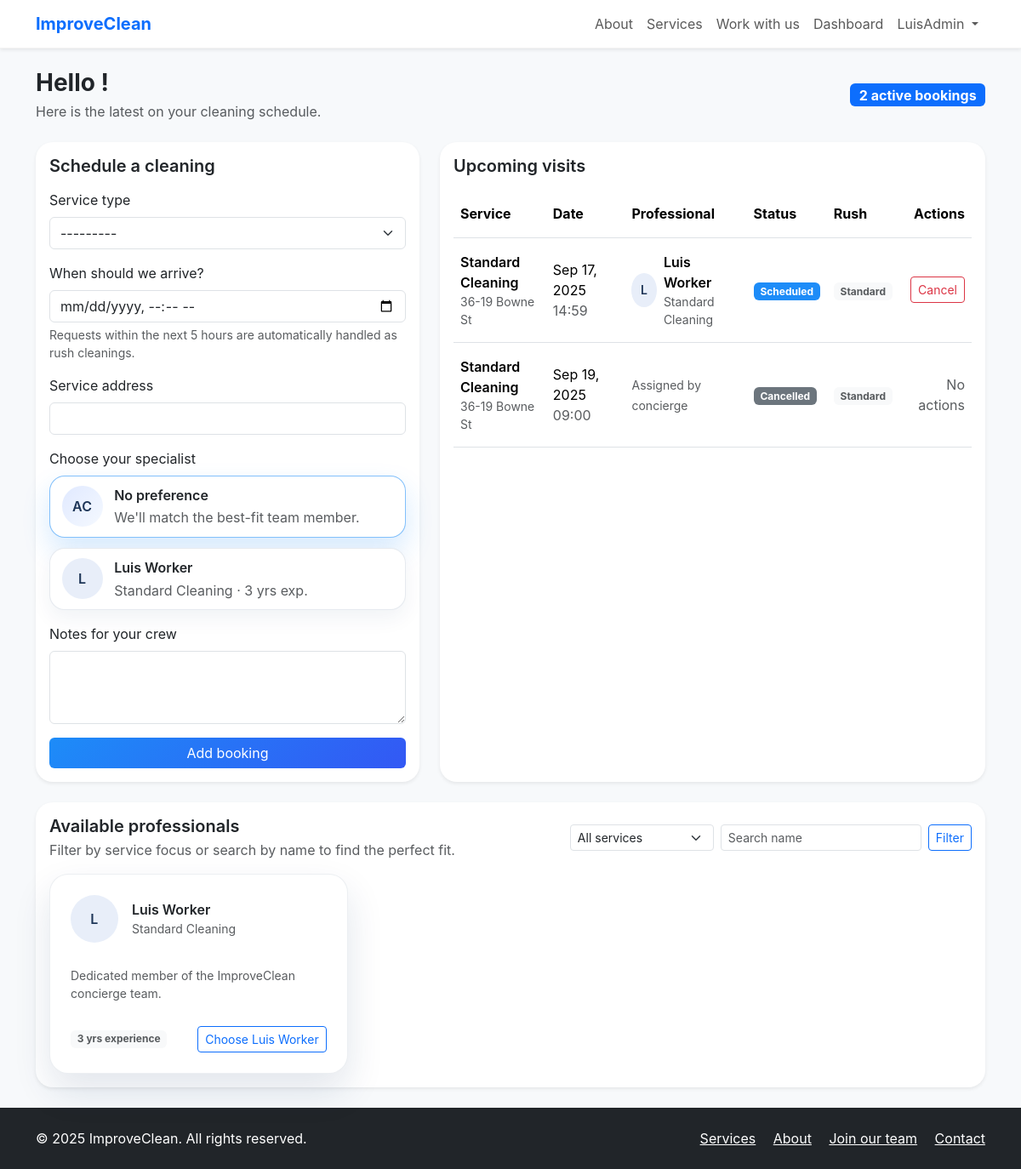
The page /dashboard/ (signed in) on the database its author committed.
### scheduler/models.py (models this page shows, shortened)
class Worker(models.Model):
    name = models.CharField(max_length=120)
    headline = models.CharField(max_length=150, blank=True)
    service_focus = models.CharField(max_length=50, choices=SERVICE_CHOICES)
    experience_years = models.PositiveIntegerField(default=1)
    photo_url = models.URLField(blank=True)
    bio = models.TextField(blank=True)
    contact_email = models.EmailField(blank=True)
    phone_number = models.CharField(max_length=30, blank=True)
    is_active = models.BooleanField(default=True)
    class Meta:
        ordering = ["name"]

class Booking(models.Model):
    STATUS_CHOICES = [
        ("scheduled", "Scheduled"),
        ("in_progress", "In Progress"),
        ("completed", "Completed"),
        ("cancelled", "Cancelled"),
    ]
    WORKER_RESPONSE_CHOICES = [
        ("pending", "Awaiting Response"),
        ("accepted", "Accepted"),
        ("declined", "Declined"),
    ]
    user = models.ForeignKey(
        settings.AUTH_USER_MODEL,
        on_delete=models.CASCADE,
        related_name="bookings",
    )
    service_type = models.CharField(max_length=50, choices=SERVICE_CHOICES)
    scheduled_for = models.DateTimeField()
    address = models.CharField(max_length=255)
    notes = models.TextField(blank=True)
    worker = models.ForeignKey(
        "Worker",
        on_delete=models.SET_NULL,
        related_name="bookings",
        null=True,
        blank=True,
    )
    rush_cleaning = models.BooleanField(default=False)
    status = models.CharField(
        max_length=20, choices=STATUS_CHOICES, default="scheduled"
    )
    worker_response = models.CharField(
        max_length=20, choices=WORKER_RESPONSE_CHOICES, default="pending"
    )
    created_at = models.DateTimeField(auto_now_add=True)
    class Meta:
        ordering = ["scheduled_for"]

### scheduler/views.py (the view, shortened to what this page needs)
# urls.py: path("dashboard/", DashboardView.as_view(), name="dashboard"),
class DashboardView(LoginRequiredMixin, TemplateView):
    template_name = "scheduler/dashboard.html"
    def get_context_data(self, **kwargs):
        context = super().get_context_data(**kwargs)
        bookings = (
            self.request.user.bookings.select_related("worker").all()
        )
        context["bookings"] = bookings
        form = kwargs.get("form") or BookingForm()
        context["form"] = form
        selected_worker_id = form["worker"].value()
        service_focus = self.request.GET.get("team_service")
        search_query = self.request.GET.get("team_search", "").strip()
        workers = Worker.objects.filter(is_active=True)
        if service_focus:
            workers = workers.filter(service_focus=service_focus)
        if search_query:
            workers = workers.filter(name__icontains=search_query)
        if selected_worker_id:
            workers = workers | Worker.objects.filter(pk=selected_worker_id)
        workers = workers.distinct().order_by("name")
        context.update(
            {
                "workers": workers,
                "team_service": service_focus or "",
                "team_search": search_query,
                "service_choices": SERVICE_CHOICES,
                "selected_worker_id": selected_worker_id,
                "rush_threshold_hours": 5,
            }
        )
        return context

### scheduler/templates/scheduler/dashboard.html (shortened to what this page needs)
{% extends "base.html" %}
{% block content %}
<div class="row g-4">
  <div class="col-12">
    <div class="d-flex flex-column flex-md-row justify-content-between align-items-md-center">
      <div>
        <h1 class="h3 fw-bold mb-1">Hello {{ request.user.first_name }}!</h1>
        <p class="text-muted mb-0">Here is the latest on your cleaning schedule.</p>
      </div>
      <div class="mt-3 mt-md-0">
        <span class="badge bg-primary fs-6">{{ bookings.count }} active bookings</span>
      </div>
    </div>
  </div>
  <div class="col-lg-5">
    <div class="card shadow-sm border-0 h-100">
      <div class="card-body">
        <h2 class="h5 fw-semibold mb-3">Schedule a cleaning</h2>
        <form method="post" class="booking-form">
          <div class="mb-3">
            <label class="form-label" for="{{ form.service_type.id_for_label }}">Service type</label>
            {{ form.service_type }}
          </div>
          <div class="mb-3">
            <label class="form-label" for="{{ form.scheduled_for.id_for_label }}">When should we arrive?</label>
            {{ form.scheduled_for }}
            <div class="form-text">Requests within the next {{ rush_threshold_hours }} hours are automatically handled as rush cleanings.</div>
          </div>
          <div class="mb-3">
            <label class="form-label" for="{{ form.address.id_for_label }}">Service address</label>
            {{ form.address }}
          </div>
          <div class="mb-3">
            <label class="form-label d-block">Choose your specialist</label>
            <div class="worker-selector">
              <label class="worker-option{% if not selected_worker_id %} is-selected{% endif %}">
                <span class="worker-avatar no-photo">AC</span>
                <span class="worker-meta">
                  <span class="worker-name">No preference</span>
                  <span class="worker-role text-muted">We'll match the best-fit team member.</span>
                </span>
              </label>
              {% for worker in workers %}
              <label class="worker-option{% if worker.id|stringformat:"s" == selected_worker_id|stringformat:"s" %} is-selected{% endif %}" data-worker-id="{{ worker.id }}">
                <span class="worker-avatar" style="{% if worker.photo_url %}background-image: url('{{ worker.photo_url }}');{% endif %}">
                  {% if not worker.photo_url %}{{ worker.name|first }}{% endif %}
                </span>
                <span class="worker-meta">
                  <span class="worker-name">{{ worker.name }}</span>
                  <span class="worker-role text-muted">{{ worker.get_service_focus_display }} · {{ worker.experience_years }} yrs exp.</span>
                </span>
              </label>
              {% empty %}
              <p class="text-muted small mb-0">No professionals match your current filters. Adjust the filters below to see more options.</p>
              {% endfor %}
            </div>
          </div>
          <div class="mb-3">
            <label class="form-label" for="{{ form.notes.id_for_label }}">Notes for your crew</label>
            {{ form.notes }}
          </div>
          <div class="d-grid">
            <button class="btn btn-primary" type="submit">Add booking</button>
          </div>
        </form>
      </div>
    </div>
  </div>
  <div class="col-lg-7">
    <div class="card shadow-sm border-0 h-100">
      <div class="card-body">
        <h2 class="h5 fw-semibold mb-3">Upcoming visits</h2>
        {% if bookings %}
        <div class="table-responsive">
          <table class="table align-middle">
            <thead>
              <tr>
                <th scope="col">Service</th>
                <th scope="col">Date</th>
                <th scope="col">Professional</th>
                <th scope="col">Status</th>
                <th scope="col">Rush</th>
                <th scope="col" class="text-end">Actions</th>
              </tr>
            </thead>
            <tbody>
              {% for booking in bookings %}
              <tr>
                <td>
                  <div class="fw-semibold text-capitalize">{{ booking.get_service_type_display }}</div>
                  <div class="text-muted small">{{ booking.address }}</div>
                </td>
                <td>{{ booking.scheduled_for|date:"M d, Y" }} <span class="text-muted">{{ booking.scheduled_for|time:"H:i" }}</span></td>
                <td>
                  {% if booking.worker %}
                  <div class="d-flex align-items-center gap-2">
                    <span class="worker-avatar worker-avatar-table" style="{% if booking.worker.photo_url %}background-image: url('{{ booking.worker.photo_url }}');{% endif %}">
                      {% if not booking.worker.photo_url %}{{ booking.worker.name|first }}{% endif %}
                    </span>
                    <div>
                      <div class="fw-semibold">{{ booking.worker.name }}</div>
                      <div class="text-muted small">{{ booking.worker.get_service_focus_display }}</div>
                    </div>
                  </div>
                  {% else %}
                  <span class="text-muted small">Assigned by concierge</span>
                  {% endif %}
                </td>
                <td>
                  <span class="badge status-{{ booking.status }}">{{ booking.get_status_display }}</span>
                </td>
                <td>
                  {% if booking.rush_cleaning %}
                  <span class="badge bg-warning-subtle text-warning-emphasis">Rush</span>
                  {% else %}
                  <span class="badge bg-light text-muted">Standard</span>
                  {% endif %}
                </td>
                <td class="text-end">
                  {% if booking.status != 'cancelled' %}
                  <form method="post" action="{% url 'cancel_booking' booking.pk %}" class="d-inline">
                    <button class="btn btn-sm btn-outline-danger" type="submit">Cancel</button>
                  </form>
                  {% else %}
                  <span class="text-muted">No actions</span>
                  {% endif %}
                </td>
              </tr>
              {% endfor %}
            </tbody>
          </table>
        </div>
        {% else %}
        <div class="text-center text-muted py-5">
          <p class="mb-1">No cleanings scheduled yet.</p>
          <p>Use the form to plan your first visit.</p>
        </div>
        {% endif %}
      </div>
    </div>
  </div>
</div>
<div class="card shadow-sm border-0 mt-4">
  <div class="card-body">
    <div class="d-flex flex-column flex-lg-row justify-content-between gap-3 align-items-lg-center mb-3">
      <div>
        <h2 class="h5 fw-semibold mb-1">Available professionals</h2>
        <p class="text-muted mb-0">Filter by service focus or search by name to find the perfect fit.</p>
      </div>
      <form class="row g-2" method="get">
        <div class="col-auto">
          <select class="form-select form-select-sm" name="team_service">
            <option value="">All services</option>
          </select>
        </div>
        <div class="col-auto">
          <input
            class="form-control form-control-sm"
            type="search"
            name="team_search"
            placeholder="Search name"
            value="{{ team_search }}"
          />
        </div>
        <div class="col-auto d-flex gap-2">
          <button class="btn btn-outline-primary btn-sm" type="submit">Filter</button>
        </div>
      </form>
    </div>
    <div class="row g-3">
      {% for worker in workers %}
      <div class="col-md-6 col-xl-4">
        <div class="worker-card h-100">
          <div class="d-flex align-items-center gap-3">
            <span class="worker-avatar" style="{% if worker.photo_url %}background-image: url('{{ worker.photo_url }}');{% endif %}">
              {% if not worker.photo_url %}{{ worker.name|first }}{% endif %}
            </span>
            <div>
              <div class="fw-semibold">{{ worker.name }}</div>
              <div class="text-muted small">{{ worker.headline|default:worker.get_service_focus_display }}</div>
            </div>
          </div>
          <p class="text-muted small mt-3 mb-3">{{ worker.bio|default:"Dedicated member of the ImproveClean concierge team." }}</p>
          <div class="d-flex justify-content-between align-items-center">
            <span class="badge bg-light text-muted">{{ worker.experience_years }} yrs experience</span>
            <button class="btn btn-sm btn-outline-primary worker-select-trigger" type="button" data-worker-id="{{ worker.id }}">
              Choose {{ worker.name }}
            </button>
          </div>
        </div>
      </div>
      {% empty %}
      <div class="col-12">
        <div class="alert alert-info mb-0">No team members match the filters. Try changing the service focus or search term.</div>
      </div>
      {% endfor %}
    </div>
  </div>
</div>
{% endblock %}

### templates/base.html (shortened to what this page needs)
{% load static %}
<!DOCTYPE html>
<html lang="en">
  <head>
    <link
      href="https://cdn.jsdelivr.net/npm/bootstrap@5.3.3/dist/css/bootstrap.min.css"
      rel="stylesheet"
    />
    <link rel="stylesheet" href="{% static 'scheduler/css/main.css' %}" />
  </head>
  <body>
    <header class="navbar navbar-expand-lg navbar-light bg-white shadow-sm">
      <div class="container">
        <a class="navbar-brand fw-bold text-primary" href="{% url 'landing' %}">ImproveClean</a>
        <div class="collapse navbar-collapse" id="navbarNav">
          <ul class="navbar-nav ms-auto align-items-lg-center">
            <li class="nav-item">
              <a class="nav-link" href="{% url 'about' %}">About</a>
            </li>
            <li class="nav-item">
              <a class="nav-link" href="{% url 'services' %}">Services</a>
            </li>
            <li class="nav-item">
              <a class="nav-link" href="{% url 'work_with_us' %}">Work with us</a>
            </li>
            {% if user.is_authenticated %}
            <li class="nav-item">
              <a class="nav-link" href="{% url 'dashboard' %}">Dashboard</a>
            </li>
            <li class="nav-item dropdown">
              <a
                class="nav-link dropdown-toggle"
                href="#"
                id="accountDropdown"
                role="button"
                data-bs-toggle="dropdown"
                data-bs-auto-close="outside"
                aria-expanded="false"
              >
                {{ user.first_name|default:user.username }}
              </a>
            </li>
            {% endif %}
          </ul>
        </div>
      </div>
    </header>
    <main class="flex-grow-1">
      <div class="container py-4">
        {% block content %}{% endblock %}
      </div>
    </main>
    <footer class="bg-dark text-white py-4 mt-auto">
      <div class="container d-flex flex-column flex-md-row justify-content-between">
        <p class="mb-0">&copy; {% now "Y" %} ImproveClean. All rights reserved.</p>
        <div class="footer-links">
          <a class="text-white me-3" href="{% url 'services' %}">Services</a>
          <a class="text-white me-3" href="{% url 'about' %}">About</a>
          <a class="text-white me-3" href="{% url 'work_with_us' %}">Join our team</a>
          <a class="text-white" href="mailto:hello@improveclean.com">Contact</a>
        </div>
      </div>
    </footer>
  </body>
</html>

### rows shown on the page
Worker: name|first "L", name "Luis Worker", service_focus "Standard Cleaning", experience_years "3", headline "Standard Cleaning", bio "Dedicated member of the ImproveClean concierge team."
Booking: service_type "Standard Cleaning", address "36-19 Bowne St", scheduled_for "Sep 17, 2025", scheduled_for "14:59", worker.name|first "L", worker.name "Luis Worker", worker.service_focus "Standard Cleaning", status "Scheduled", rush_cleaning "Standard", shows "Cancel"
Booking: service_type "Standard Cleaning", address "36-19 Bowne St", scheduled_for "Sep 19, 2025", scheduled_for "09:00", shows "Assigned by concierge", status "Cancelled", rush_cleaning "Standard", shows "No actions"

### other values the page prints
{{ user.first_name|default:user.username }} "LuisAdmin"
{{ bookings.count }} "2"
{{ rush_threshold_hours }} "5"
